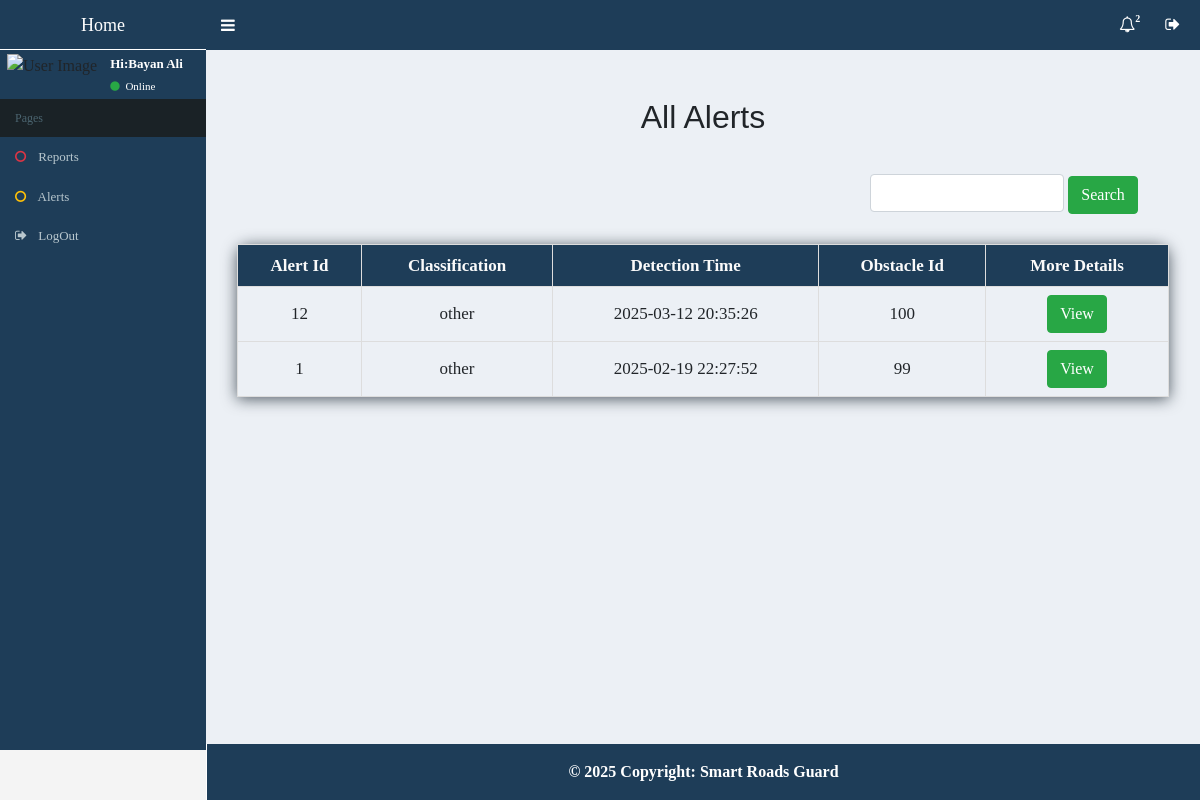
The app's page /alerts.php (signed in) with its own data.
### tables this page shows
CREATE TABLE `users` (
  `user_id` int(11) NOT NULL,
  `username` varchar(255) NOT NULL,
  `password` char(255) NOT NULL,
  `account_status` enum('Active','Inactive','Suspended') DEFAULT 'Active',
  `email` varchar(255) DEFAULT NULL,
  `verifi_code` int(10) DEFAULT NULL,
  `type_user` enum('service','admin') NOT NULL DEFAULT 'service'
);

CREATE TABLE `alert` (
  `alert_id` int(11) NOT NULL,
  `flashlight_id` int(11) DEFAULT NULL,
  `obstacle_id` int(11) NOT NULL
);

CREATE TABLE `obstacle` (
  `obstacle_id` int(11) NOT NULL,
  `classification` enum('landslide','accident_class0','accident_class1','fallen_tree','buffle','guepard','hippopotame','lion','loup','rhinoceros','tigre','other') NOT NULL DEFAULT 'other',
  `obstacle_picture` varchar(255) DEFAULT NULL,
  `camera_id` int(11) DEFAULT NULL,
  `detection_time` datetime DEFAULT NULL
);

### includes/function/Function.php (called while the page is built, shortened)
<?php
function GetItemWhere($table, $where, $value, $type_string = 'i') {
    global $conn;
    $statement = $conn->prepare("SELECT * FROM $table WHERE $where = ?");
    $statement->bind_param($type_string, $value);
    $statement->execute();
    $result = $statement->get_result();
    $rows = $result->fetch_assoc();
    return $rows;
}

### alerts.php (the view, shortened to what this page needs)
<?php
include 'includes/templete/header.php';
$sql = "SELECT alert.*, obstacle.*
        FROM alert
        INNER JOIN obstacle ON alert.obstacle_id = obstacle.obstacle_id
        ORDER BY alert.alert_id DESC";
$result = $conn->query($sql);
?>
<div class="containerr content-wrapper">
    <div class="details">
        <h2 class="text-center">All Alerts</h2>
        <div style="display: flex; justify-content: space-between;">
            <form id="Search" style="margin-top:0px; margin-left: auto;">
                <input class="form-control" type="number" name="search_id" style="width: 65%; display: unset;" required>
                <button type="submit" class="btn btn-success">Search</button>
            </form>
        </div>
        <table>
            <thead>
                <tr>
                    <th>Alert Id</th>
                    <th>Classification</th>
                    <th>Detection Time</th>
                    <th>Obstacle Id</th>
                    <th>More Details</th>
                </tr>
            </thead>
            <tbody class="all_alerts">
                <?php
                if ($result->num_rows > 0) {
                    while ($row = $result->fetch_assoc()) { ?>
                        <tr>
                            <td><?php echo $row['alert_id']; ?></td>
                            <td><?php echo $row['classification']; ?></td>
                            <td><?php echo $row['detection_time']; ?></td>
                            <td><?php echo $row['obstacle_id']; ?></td>
                            <td>
                                <a href="show_alert.php?id_alert=<?php echo $row['alert_id']; ?>" class="btn btn-success">View</a>
                            </td>
                        </tr>
                    <?php }
                }
                ?>
            </tbody>
        </table>
    </div>
</div>
<?php include 'includes/templete/footer.php'; ?>
</body>
</html>

### includes/templete/header.php (shortened to what this page needs)
<?php
include "conect.php";
include 'includes/function/function.php';
if(isset($_SESSION["UserId"])){
    $user = GetItemWhere( 'users' , 'user_id' , $_SESSION["UserId"]);
}else{
    header("location:login.php");
}
?>
<!DOCTYPE html>
<html lang="en">
<head>
    <link media="all" type=text/css rel="stylesheet" href="layout/css/demo.css">
    <link media="all" type=text/css rel="stylesheet" href="layout/css/font-awesome.min.css">
    <link media="all" type=text/css rel="stylesheet" href="layout/css/bootstrap.min.css">
    <link href="layout/css/navbar.css" rel="stylesheet" type="text/css" />
    <link href="layout/css/Style_Admin.css" rel="stylesheet" type="text/css" />
    <link rel="stylesheet" href="layout/css/styling.css" />
</head>
<body class="skin-blue" >
<div class=" wrapper">
<header class="main-header">
            <a href="alerts.php" class="logo"><b>Home</b></a>
            <nav class="navbar navbar-static-top" role="navigation">
                <a href="#" class="sidebar-toggle sidebar-toggle_a" data-toggle="offcanvas" role="button">
                </a>
                <div class="navbar-custom-menu">
                    <ul class="nav navbar-nav">
                          <?php
                                $sql = "SELECT alert.*, obstacle.* FROM alert INNER JOIN obstacle ON alert.obstacle_id = obstacle.obstacle_id ORDER BY alert.alert_id DESC";
                                $result = $conn->query($sql);
                                $count = $result->num_rows;
                                ?>
                        <li class="dropdown notifications-menu">
                            <a href="#" class="dropdown-toggle" data-toggle="dropdown">
                                <i class="fa fa-bell-o"></i>
                                <span class="label label-warning"><?php echo $count; ?> </span>
                            </a>
                        </li>
                        <li class="dropdown tasks-menu">
                            <a href="logout.php" >
                                <i class="fa fa-sign-out"></i>
                            </a>
                        </li>
                    </ul>
                </div>
            </nav>
</header>
<aside class="main-sidebar">
    <section class="sidebar">
        <div class="user-panel">
            <div class="pull-left image">
                <img src="img/logo.png" class="img-circle" alt="User Image" />
            </div>
            <div class="pull-left info">
                <p>Hi:<?php echo $user['username']; ?></p>
                <a href="#"><i class="fa fa-circle text-success"></i> Online</a>
            </div>
        </div>
        <ul class="sidebar-menu" id="sidebar_all_href_page">
            <li class="header">Pages</li>
            <li><a href="reports.php"><i class="fa fa-circle-o text-danger"></i> Reports</a></li>
            <li><a href="alerts.php"><i class="fa fa-circle-o text-warning"></i> Alerts</a></li>
            <li><a href="logout.php"><i class="fa fa-sign-out  "></i> LogOut</a></li>
        </ul>
    </section>
</aside>

### includes/templete/footer.php
<footer class="text-center text-black py-3 fixed-bottom " >
    © 2025 Copyright: Smart Roads Guard
    </footer>

### layout/css/navbar.css (style rules this page uses)
html, body { min-height: 100% }
body { -webkit-font-smoothing: antialiased; -moz-osx-font-smoothing: grayscale; font-family: 'Source Sans Pro', 'Helvetica Neue', Helvetica, Arial, sans-serif; font-weight: 400; overflow-x: hidden; overflow-y: auto }
.wrapper { min-height: 100%; position: relative; }
.wrapper:before, .wrapper:after { content: " "; display: table }
.wrapper:after { clear: both }
.content-wrapper, .right-side, .main-footer { -webkit-transition: -webkit-transform .3s cubic-bezier(.32, 1.25, .375, 1.15); -moz-transition: -moz-transform .3s cubic-bezier(.32, 1.25, .375, 1.15); -o-transition: -o-transform .3s cubic-bezier(.32, 1.25, .375, 1.15); transition: transform .3s cubic-bezier(.32, 1.25, .375, 1.15); -webkit-transition: margin-left .3s cubic-bezier(.32, 1.25, .375, 1.15); -o-transition: margin-left .3s cubic-bezier(.32, 1.25, .375, 1.15); transition: margin-left .3s cubic-bezier(.32, 1.25, .375, 1.15); margin-left: 230px; z-index: 820 }
.content-wrapper, .right-side { min-height: 100%; background-color: #ecf0f5; z-index: 800 }
h1, h2, h3, h4, h5, h6, .h1, .h2, .h3, .h4, .h5, .h6 { font-family: 'Source Sans Pro', sans-serif }
.navbar-static-top a { color: white; }
.main-header { position: relative; max-height: 100px; z-index: 1030 }
.main-header>.navbar { margin-bottom: 0; margin-left: 230px; border: none; min-height: 50px; border-radius: 0 }
.main-header .navbar-custom-menu, .main-header .navbar-right { margin-right: 5px; float: right }
.main-header .sidebar-toggle { float: left; background-color: transparent; background-image: none; padding: 12px 15px; font-family: fontAwesome }
.main-header .sidebar-toggle:before { content: "\f0c9" }
.main-header .navbar .nav>li>a>.label { position: absolute; top: 9px; right: 7px; text-align: center; font-size: 10px; padding: 2px 3px; line-height: .9; font-weight: bold; }
.main-header .logo { display: block; float: left; height: 54px; font-size: 20px; line-height: 50px; text-align: center; width: 230px; font-family: "Helvetica Neue", Helvetica, Arial, sans-serif; padding: 0 15px; font-weight: 300 }
.main-sidebar, .left-side { position: absolute; top: 0; left: 0; padding-top: 50px; height: 100%; width: 230px; z-index: 810; -webkit-transition: -webkit-transform .3s cubic-bezier(.32, 1.25, .375, 1.15); -moz-transition: -moz-transform .3s cubic-bezier(.32, 1.25, .375, 1.15); -o-transition: -o-transform .3s cubic-bezier(.32, 1.25, .375, 1.15); transition: transform .3s cubic-bezier(.32, 1.25, .375, 1.15) }
.sidebar { padding-bottom: 10px; background: #1E3D58; }
.user-panel { padding: 10px }
.user-panel:before, .user-panel:after { content: " "; display: table }
.user-panel:after { clear: both }
.user-panel>.image>img { width: 45px; height: 45px }
.user-panel>.info { font-weight: 600; padding: 5px 5px 5px 15px; font-size: 14px; line-height: 1 }
.user-panel>.info>p { margin-bottom: 9px }
.user-panel>.info>a { text-decoration: none; padding-right: 5px; margin-top: 3px; font-size: 11px; font-weight: normal }
.user-panel>.info>a>.fa, .user-panel>.info>a>.ion, .user-panel>.info>a>.glyphicon { margin-right: 3px }
.sidebar-menu { list-style: none; margin: 0; padding: 0 }
.sidebar-menu>li { position: relative; margin: 0; padding: 0 }
.sidebar-menu>li>a { padding: 12px 5px 12px 15px; display: block }
.sidebar-menu>li>a>.fa, .sidebar-menu>li>a>.glyphicon, .sidebar-menu>li>a>.ion { width: 20px }
.sidebar-menu li.header { padding: 10px 25px 10px 15px; font-size: 12px }
.navbar-nav>.notifications-menu, .navbar-nav>.messages-menu, .navbar-nav>.tasks-menu { position: relative }
.navbar-custom-menu>.navbar-nav>li { position: relative }

### layout/css/styling.css (style rules this page uses)
input[type="number"] { -moz-appearance: textfield; }
button { color: #4eb060; background-color: #a7a7a7; }
footer { background-color: #1E3D58; font-weight: bold; color: white; margin-left: 206px; border-left: 1px solid; }
* { font-family: auto; }
thead th { background-color: #1E3D58 !important; color: #fafafa; font-weight: bold; font-size: 17px; }
tbody td { font-size: 17px; }

### includes/templete/header.php (style rules this page uses)
body { font-family: Arial, sans-serif; margin: 0; padding: 0; background-color: #f4f4f4; }
table { width: 100%; border-collapse: collapse; text-align: center; border-spacing: 0; box-shadow: 0 2px 15px rgba(12, 24, 35, .7); border-radius: 12px 12px 0 0; }
table, th, td { border: 1px solid #ddd; padding: 8px; }
th { background-color: #f2f2f2; }
form { margin-top: 20px; }

### records on screen
users: username "Bayan Ali"
alert: alert_id "12", obstacle.classification "other", obstacle.detection_time "2025-03-12 20:35:26", obstacle.obstacle_id "100"
alert: alert_id "1", obstacle.classification "other", obstacle.detection_time "2025-02-19 22:27:52", obstacle.obstacle_id "99"

### other values on screen
$count "2"
